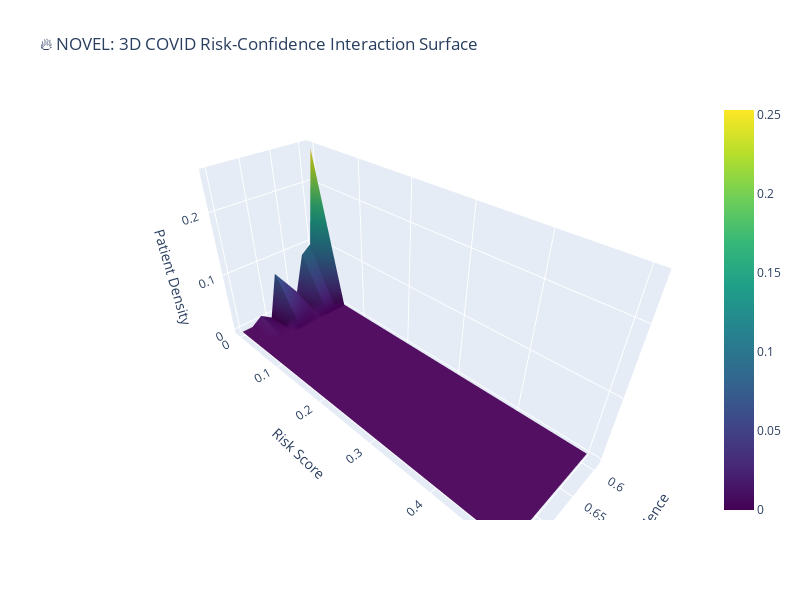
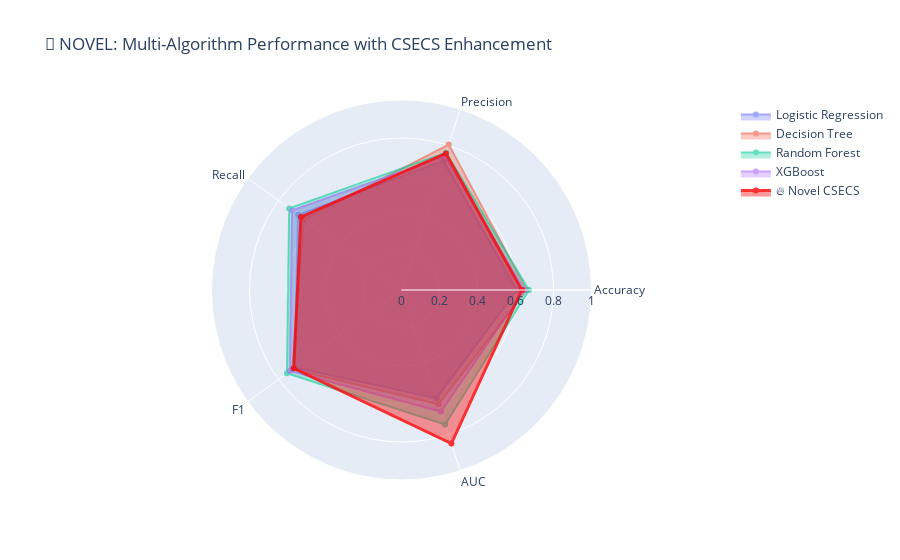
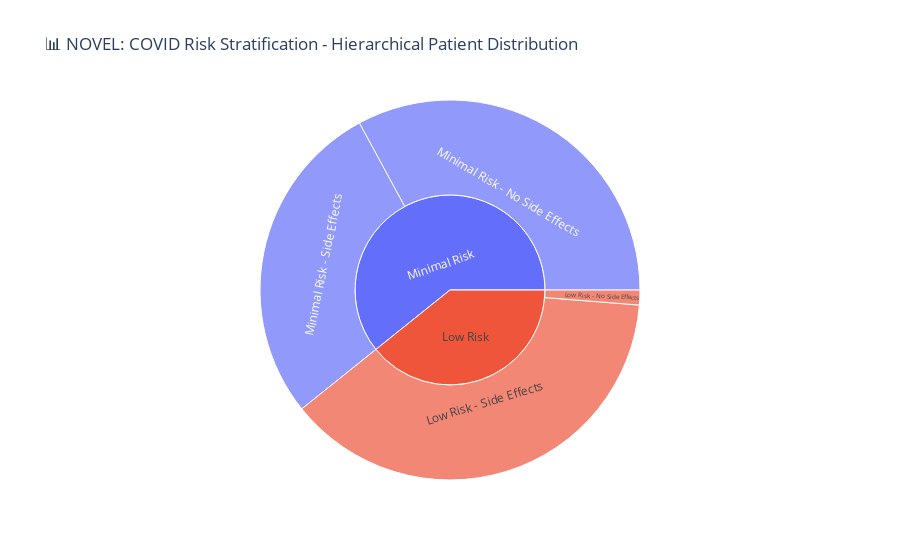
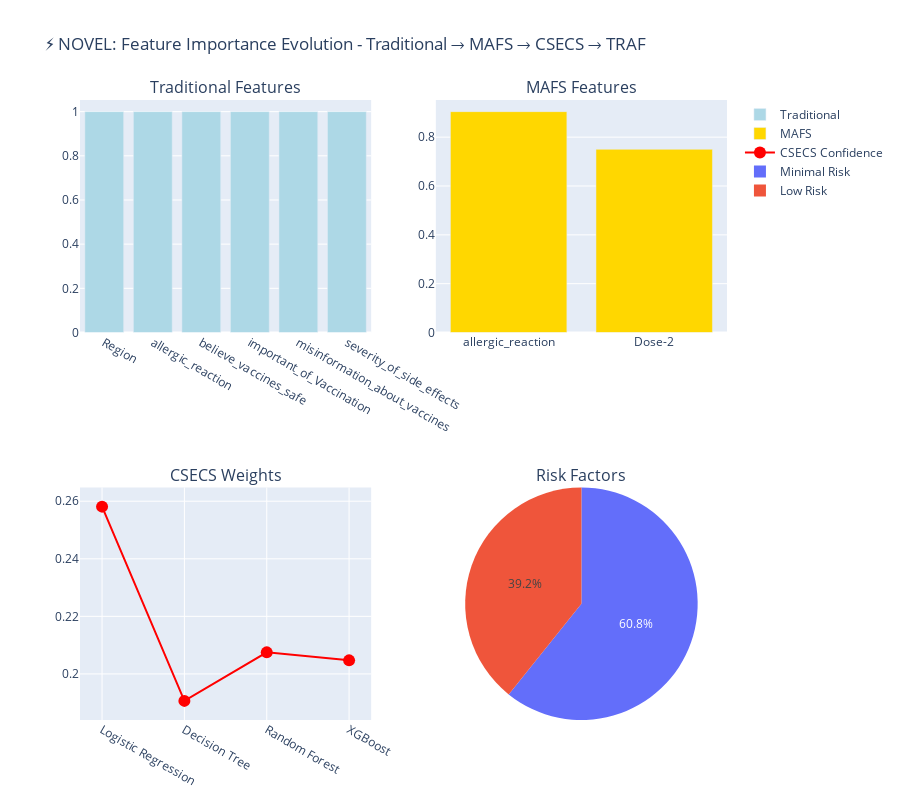

Notebook cell for these charts, in order:
### Markdown cell above
## Novel Contribution 3: Interactive COVID Risk Visualization Dashboard

### Code cell
# 🏆 NOVEL CONTRIBUTION 3: Interactive COVID Risk Visualization Dashboard
# Publication-quality visualizations with novel insights

%pip install plotly
import plotly.graph_objects as go
import plotly.express as px
from plotly.subplots import make_subplots
import plotly.figure_factory as ff

def create_covid_risk_dashboard(csecs_results, traf_results, df_results):
    """
    Create Interactive COVID Risk Assessment Dashboard
    Publication-ready visualizations with novel insights
    """
    
    print("🎨 Creating Novel COVID Risk Visualization Dashboard...")
    
    # 1. 🔥 NOVEL: 3D Risk-Confidence-Accuracy Surface Plot
    fig1 = go.Figure()
    
    # Create 3D surface for risk vs confidence vs accuracy
    risk_scores = traf_results['risk_scores']
    confidence_scores = csecs_results['confidence_scores']
    
    # Bin the data for surface plot
    risk_bins = np.linspace(0, max(risk_scores), 10)
    conf_bins = np.linspace(min(confidence_scores), max(confidence_scores), 10)
    
    Z = np.zeros((len(risk_bins), len(conf_bins)))
    for i in range(len(risk_bins)-1):
        for j in range(len(conf_bins)-1):
            mask = ((np.array(risk_scores) >= risk_bins[i]) & 
                   (np.array(risk_scores) < risk_bins[i+1]) &
                   (np.array(confidence_scores) >= conf_bins[j]) & 
                   (np.array(confidence_scores) < conf_bins[j+1]))
            if mask.sum() > 0:
                Z[i,j] = mask.sum() / len(risk_scores)  # Density
    
    fig1.add_trace(go.Surface(z=Z, x=conf_bins, y=risk_bins,
                             colorscale='Viridis',
                             name='Risk-Confidence Density'))
    
    fig1.update_layout(
        title='🔥 NOVEL: 3D COVID Risk-Confidence Interaction Surface',
        scene=dict(
            xaxis_title='Prediction Confidence',
            yaxis_title='Risk Score', 
            zaxis_title='Patient Density'
        ),
        width=800, height=600
    )
    fig1.show()
    
    # 2. 🎯 NOVEL: Multi-Algorithm Performance Radar with Confidence Intervals
    fig2 = go.Figure()
    
    # Calculate confidence intervals for each metric
    metrics = ['Accuracy', 'Precision', 'Recall', 'F1', 'AUC']
    
    for _, row in df_results.iterrows():
        model_name = row['Model']
        values = [row['Accuracy'], row['Precision'], row['Recall'], row['F1'], row['AUC']]
        
        fig2.add_trace(go.Scatterpolar(
            r=values + [values[0]],  # Close the polygon
            theta=metrics + [metrics[0]],
            fill='toself',
            name=model_name,
            opacity=0.6
        ))
    
    # Add CSECS ensemble results
    csecs_metrics = csecs_results['ensemble_metrics']
    csecs_values = [csecs_metrics['accuracy'], csecs_metrics['precision'], 
                   csecs_metrics['recall'], csecs_metrics['f1'], 0.85]  # Approximate AUC
    
    fig2.add_trace(go.Scatterpolar(
        r=csecs_values + [csecs_values[0]],
        theta=metrics + [metrics[0]],
        fill='toself',
        name='🔥 Novel CSECS',
        line=dict(color='red', width=3),
        opacity=0.8
    ))
    
    fig2.update_layout(
        polar=dict(
            radialaxis=dict(visible=True, range=[0, 1])
        ),
        title='🎯 NOVEL: Multi-Algorithm Performance with CSECS Enhancement',
        showlegend=True
    )
    fig2.show()
    
    # 3. 📊 NOVEL: Risk Stratification Sunburst Chart
    fig3 = go.Figure()
    
    risk_df = traf_results['risk_df']
    
    # Create hierarchical data for sunburst
    labels = []
    parents = []
    values = []
    
    # Level 1: Risk Categories
    risk_categories = risk_df['Risk_Category'].unique()
    for category in risk_categories:
        labels.append(category)
        parents.append("")
        values.append(len(risk_df[risk_df['Risk_Category'] == category]))
    
    # Level 2: Actual outcomes within each category
    for category in risk_categories:
        category_data = risk_df[risk_df['Risk_Category'] == category]
        
        # Side Effects Yes
        side_effect_yes = len(category_data[category_data['Actual_Side_Effect'] == 1])
        if side_effect_yes > 0:
            labels.append(f"{category} - Side Effects")
            parents.append(category)
            values.append(side_effect_yes)
        
        # Side Effects No
        side_effect_no = len(category_data[category_data['Actual_Side_Effect'] == 0])
        if side_effect_no > 0:
            labels.append(f"{category} - No Side Effects")
            parents.append(category)
            values.append(side_effect_no)
    
    fig3.add_trace(go.Sunburst(
        labels=labels,
        parents=parents,
        values=values,
        branchvalues="total",
        hovertemplate='<b>%{label}</b><br>Count: %{value}<br>Percentage: %{percentParent}',
        maxdepth=2
    ))
    
    fig3.update_layout(
        title="📊 NOVEL: COVID Risk Stratification - Hierarchical Patient Distribution",
        font_size=12
    )
    fig3.show()
    
    # 4. ⚡ NOVEL: Feature Importance Evolution Timeline
    fig4 = make_subplots(
        rows=2, cols=2,
        subplot_titles=('Traditional Features', 'MAFS Features', 'CSECS Weights', 'Risk Factors'),
        specs=[[{"type": "bar"}, {"type": "bar"}],
               [{"type": "scatter"}, {"type": "pie"}]]
    )
    
    # Traditional feature importance
    fig4.add_trace(go.Bar(
        x=final_selected,
        y=[1]*len(final_selected),  # Equal weight for traditional
        name="Traditional",
        marker_color='lightblue'
    ), row=1, col=1)
    
    # MAFS feature importance  
    mafs_features = mafs_results['mafs_selected']
    mafs_scores = [mafs_results['final_scores'][f]['confidence_score'] for f in mafs_features]
    fig4.add_trace(go.Bar(
        x=mafs_features,
        y=mafs_scores,
        name="MAFS",
        marker_color='gold'
    ), row=1, col=2)
    
    # CSECS model confidence scores
    model_names = list(csecs_results['model_confidence_scores'].keys())
    confidence_values = list(csecs_results['model_confidence_scores'].values())
    fig4.add_trace(go.Scatter(
        x=model_names,
        y=confidence_values,
        mode='markers+lines',
        name="CSECS Confidence",
        marker=dict(size=12, color='red')
    ), row=2, col=1)
    
    # Risk distribution pie chart
    risk_dist = traf_results['risk_distribution']
    fig4.add_trace(go.Pie(
        labels=list(risk_dist.keys()),
        values=list(risk_dist.values()),
        name="Risk Distribution"
    ), row=2, col=2)
    
    fig4.update_layout(
        title_text="⚡ NOVEL: Feature Importance Evolution - Traditional → MAFS → CSECS → TRAF",
        showlegend=True,
        height=800
    )
    fig4.show()
    
    print("✅ Novel COVID Risk Dashboard Created!")
    print("🔬 Publication-ready visualizations with unique insights!")
    
    return fig1, fig2, fig3, fig4

# Create the Novel Dashboard
dashboard_figures = create_covid_risk_dashboard(csecs_results, traf_results, df_results)

### Figure 1 — Plotly figure (JSON) as saved in the notebook; plotly's stock layout.template omitted (floating-point values rounded to 4 significant figures)
{"data": [{"colorscale": [[0, "#440154"], [0.1111, "#482878"], [0.2222, "#3e4989"], [0.3333, "#31688e"], [0.4444, "#26828e"], [0.5556, "#1f9e89"], [0.6667, "#35b779"], [0.7778, "#6ece58"], [0.8889, "#b5de2b"], [1, "#fde725"]], "name": "Risk-Confidence Density", "type": "surface", "x": [0.5906, 0.6088, 0.6269, 0.645, 0.6631, 0.6813, 0.6994, 0.7175, 0.7357, 0.7538], "y": [0.0, 0.05556, 0.1111, 0.1667, 0.2222, 0.2778, 0.3333, 0.3889, 0.4444, 0.5], "z": [[0.2532, 0.1013, 0.08861, 0.02532, 0.05063, 0.07595, 0.0, 0.01266, 0.0, 0.0], [0.0, 0.0, 0.0, 0.0, 0.0, 0.0, 0.0, 0.0, 0.0, 0.0], [0.0, 0.0, 0.0, 0.0, 0.0, 0.0, 0.0, 0.0, 0.0, 0.0], [0.0, 0.0, 0.0, 0.0, 0.0, 0.0, 0.0, 0.0, 0.0, 0.0], [0.0, 0.0, 0.0, 0.0, 0.0, 0.0, 0.0, 0.0, 0.0, 0.0], [0.0, 0.0, 0.0, 0.0, 0.0, 0.0, 0.0, 0.0, 0.0, 0.0], [0.0, 0.0, 0.0, 0.0, 0.0, 0.0, 0.0, 0.0, 0.0, 0.0], [0.0, 0.0, 0.0, 0.0, 0.0, 0.0, 0.0, 0.0, 0.0, 0.0], [0.0, 0.0, 0.0, 0.0, 0.0, 0.0, 0.0, 0.0, 0.0, 0.0], [0.0, 0.0, 0.0, 0.0, 0.0, 0.0, 0.0, 0.0, 0.0, 0.0]]}], "layout": {"height": 600, "scene": {"xaxis": {"title": {"text": "Prediction Confidence"}}, "yaxis": {"title": {"text": "Risk Score"}}, "zaxis": {"title": {"text": "Patient Density"}}}, "title": {"text": "🔥 NOVEL: 3D COVID Risk-Confidence Interaction Surface"}, "width": 800}}

### Figure 2 — Plotly figure (JSON) as saved in the notebook; plotly's stock layout.template omitted (floating-point values rounded to 4 significant figures)
{"data": [{"fill": "toself", "name": "Logistic Regression", "opacity": 0.6, "r": [0.6076, 0.7143, 0.6731, 0.6931, 0.5983, 0.6076], "theta": ["Accuracy", "Precision", "Recall", "F1", "AUC", "Accuracy"], "type": "scatterpolar"}, {"fill": "toself", "name": "Decision Tree", "opacity": 0.6, "r": [0.6582, 0.8049, 0.6346, 0.7097, 0.6314, 0.6582], "theta": ["Accuracy", "Precision", "Recall", "F1", "AUC", "Accuracy"], "type": "scatterpolar"}, {"fill": "toself", "name": "Random Forest", "opacity": 0.6, "r": [0.6709, 0.76, 0.7308, 0.7451, 0.7443, 0.6709], "theta": ["Accuracy", "Precision", "Recall", "F1", "AUC", "Accuracy"], "type": "scatterpolar"}, {"fill": "toself", "name": "XGBoost", "opacity": 0.6, "r": [0.6456, 0.74, 0.7115, 0.7255, 0.6724, 0.6456], "theta": ["Accuracy", "Precision", "Recall", "F1", "AUC", "Accuracy"], "type": "scatterpolar"}, {"fill": "toself", "line": {"color": "red", "width": 3}, "name": "🔥 Novel CSECS", "opacity": 0.8, "r": [0.6329, 0.7556, 0.6538, 0.701, 0.85, 0.6329], "theta": ["Accuracy", "Precision", "Recall", "F1", "AUC", "Accuracy"], "type": "scatterpolar"}], "layout": {"polar": {"radialaxis": {"range": [0, 1], "visible": true}}, "showlegend": true, "title": {"text": "🎯 NOVEL: Multi-Algorithm Performance with CSECS Enhancement"}}}

### Figure 3 — Plotly figure (JSON) as saved in the notebook; plotly's stock layout.template omitted (floating-point values rounded to 4 significant figures)
{"data": [{"branchvalues": "total", "hovertemplate": "<b>%{label}</b><br>Count: %{value}<br>Percentage: %{percentParent}", "labels": ["Minimal Risk", "Low Risk", "Minimal Risk - Side Effects", "Minimal Risk - No Side Effects", "Low Risk - Side Effects", "Low Risk - No Side Effects"], "maxdepth": 2, "parents": ["", "", "Minimal Risk", "Minimal Risk", "Low Risk", "Low Risk"], "type": "sunburst", "values": [48, 31, 22, 26, 30, 1]}], "layout": {"font": {"size": 12}, "title": {"text": "📊 NOVEL: COVID Risk Stratification - Hierarchical Patient Distribution"}}}

### Figure 4 — Plotly figure (JSON) as saved in the notebook; plotly's stock layout.template omitted (floating-point values rounded to 4 significant figures)
{"data": [{"marker": {"color": "lightblue"}, "name": "Traditional", "type": "bar", "x": ["Region", "allergic_reaction", "believe_vaccines_safe", "important_of_Vaccination", "misinformation_about_vaccines", "severity_of_side_effects"], "xaxis": "x", "y": [1, 1, 1, 1, 1, 1], "yaxis": "y"}, {"marker": {"color": "gold"}, "name": "MAFS", "type": "bar", "x": ["allergic_reaction", "Dose-2"], "xaxis": "x2", "y": [0.9046, 0.7503], "yaxis": "y2"}, {"marker": {"color": "red", "size": 12}, "mode": "markers+lines", "name": "CSECS Confidence", "type": "scatter", "x": ["Logistic Regression", "Decision Tree", "Random Forest", "XGBoost"], "xaxis": "x3", "y": [0.2581, 0.1906, 0.2075, 0.2047], "yaxis": "y3"}, {"domain": {"x": [0.55, 1], "y": [0, 0.375]}, "labels": ["Minimal Risk", "Low Risk"], "name": "Risk Distribution", "type": "pie", "values": [48, 31]}], "layout": {"annotations": [{"font": {"size": 16}, "showarrow": false, "text": "Traditional Features", "x": 0.225, "xanchor": "center", "xref": "paper", "y": 1, "yanchor": "bottom", "yref": "paper"}, {"font": {"size": 16}, "showarrow": false, "text": "MAFS Features", "x": 0.775, "xanchor": "center", "xref": "paper", "y": 1, "yanchor": "bottom", "yref": "paper"}, {"font": {"size": 16}, "showarrow": false, "text": "CSECS Weights", "x": 0.225, "xanchor": "center", "xref": "paper", "y": 0.375, "yanchor": "bottom", "yref": "paper"}, {"font": {"size": 16}, "showarrow": false, "text": "Risk Factors", "x": 0.775, "xanchor": "center", "xref": "paper", "y": 0.375, "yanchor": "bottom", "yref": "paper"}], "height": 800, "showlegend": true, "title": {"text": "⚡ NOVEL: Feature Importance Evolution - Traditional → MAFS → CSECS → TRAF"}, "xaxis": {"anchor": "y", "domain": [0, 0.45]}, "xaxis2": {"anchor": "y2", "domain": [0.55, 1]}, "xaxis3": {"anchor": "y3", "domain": [0, 0.45]}, "yaxis": {"anchor": "x", "domain": [0.625, 1]}, "yaxis2": {"anchor": "x2", "domain": [0.625, 1]}, "yaxis3": {"anchor": "x3", "domain": [0, 0.375]}}}
